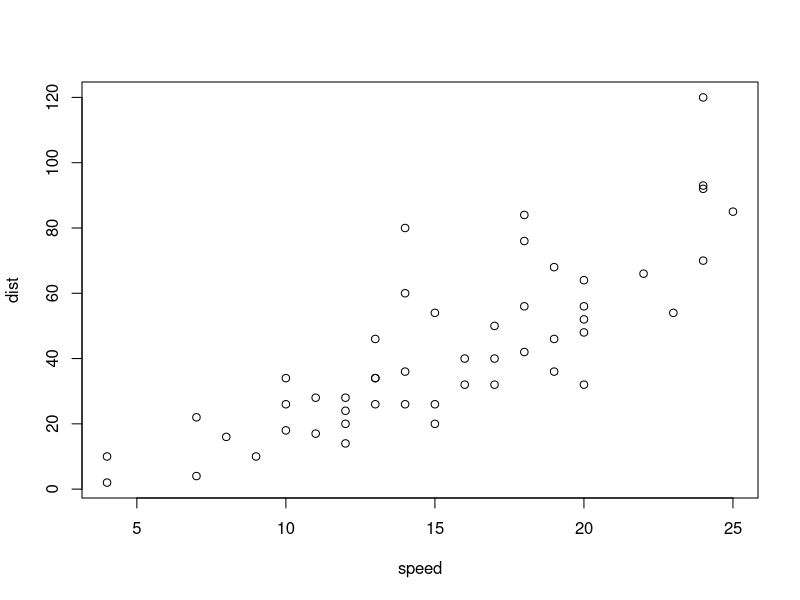
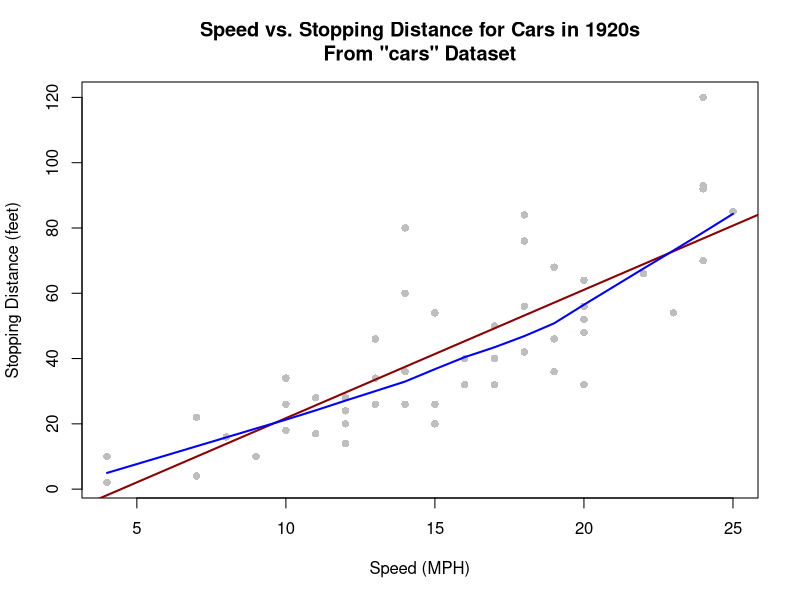

The R source for these figures, in order:
data(cars)

# Basic scatterplot
plot(cars)

# Modified scatterplot
plot(cars,
     pch = 16,
     col = "gray",
     main = "Speed vs. Stopping Distance for Cars in 1920s\nFrom \"cars\" Dataset",
     xlab = "Speed (MPH)",
     ylab = "Stopping Distance (feet)")
# Linear regression line
abline(lm(cars$dist ~ cars$speed), 
       col = "darkred", 
       lwd = 2)  
# "locally weighted scatterplot smoothing"
lines(lowess (cars$speed, cars$dist), 
      col = "blue", 
      lwd = 2)  

rm(list = ls())
